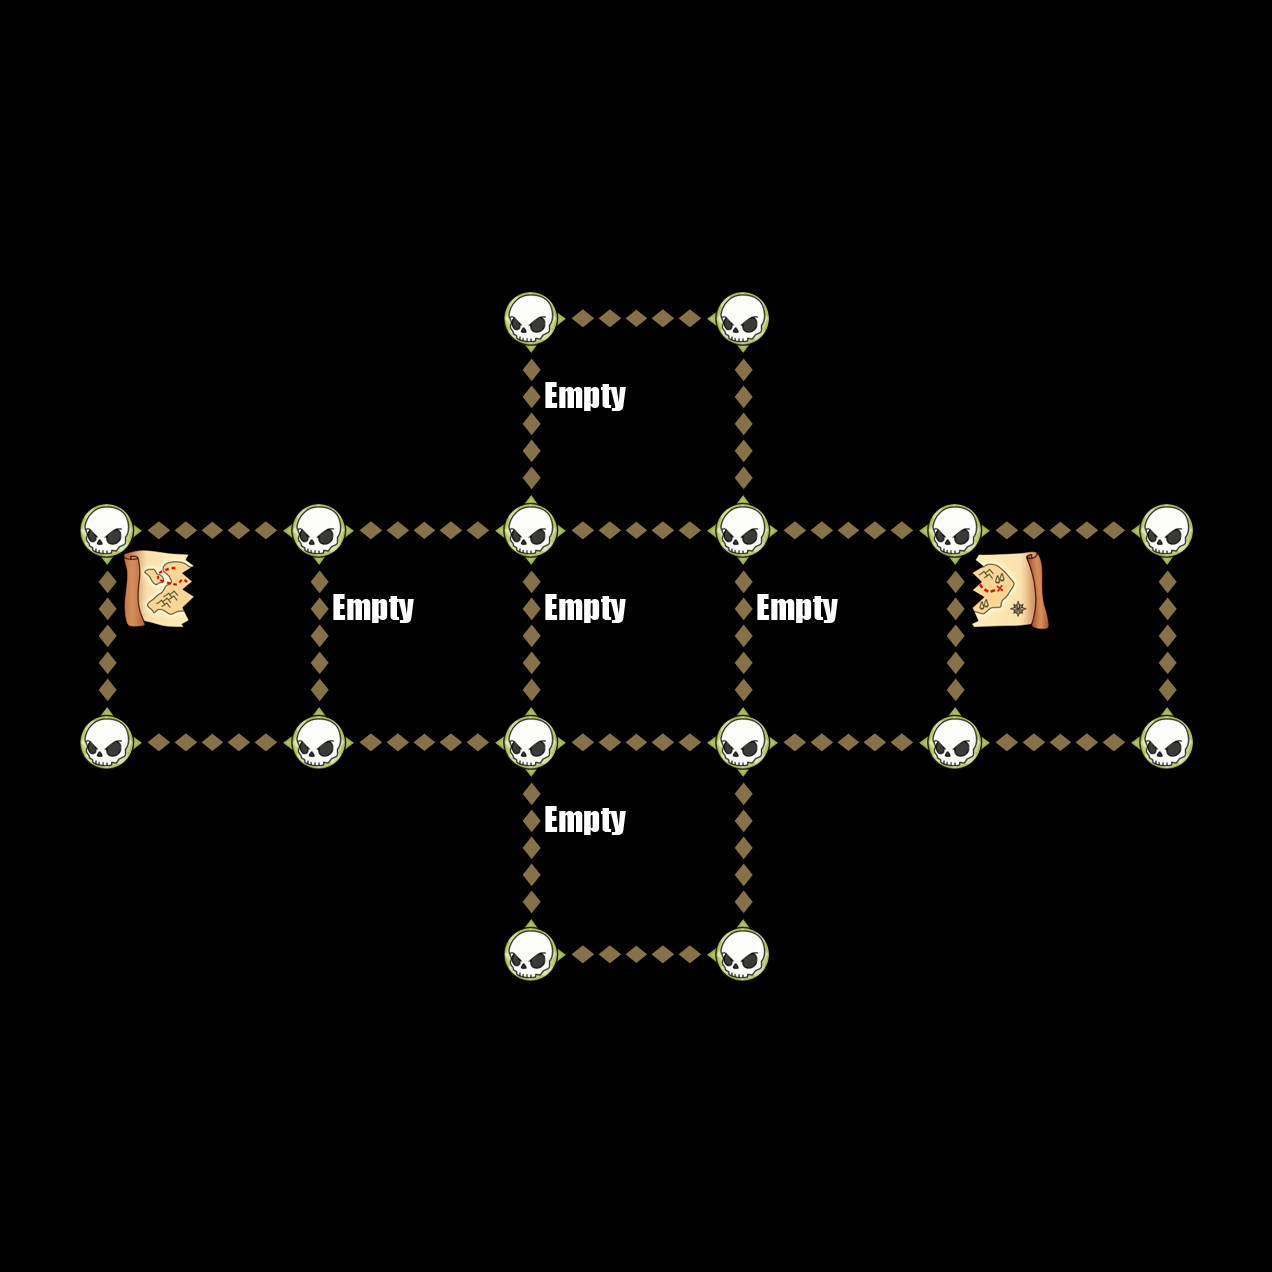

The image is a tile-based game level rendered from a .tmx file. Its description and source (layers, tilesets, objects; grid data summarised) follow:
An orthogonal 6x6 tile map with 212x212 px tiles, 6 tile layers (Down, Up, Left, Right, ...).

<map version="1.0" orientation="orthogonal" width="6" height="6" tilewidth="212" tileheight="212">
 <tileset firstgid="1" name="TileGraphic_Final-ipadhd" tilewidth="212" tileheight="212">
  <image source="TileGraphic_Final-ipadhd.png" width="636" height="1060" />
  <tile id="0">
   <properties>
    <property name="LineFilled" value="True" />
   </properties>
  </tile>
  <tile id="2">
   <properties>
    <property name="Item" value="TreasureBox" />
   </properties>
  </tile>
  <tile id="4">
   <properties>
    <property name="RowFilled" value="True" />
   </properties>
  </tile>
  <tile id="6">
   <properties>
    <property name="Item" value="CannonLeft" />
   </properties>
  </tile>
  <tile id="7">
   <properties>
    <property name="Item" value="ShipRight" />
   </properties>
  </tile>
  <tile id="8">
   <properties>
    <property name="Item" value="MapOne" />
   </properties>
  </tile>
  <tile id="9">
   <properties>
    <property name="Item" value="CannonRight" />
   </properties>
  </tile>
  <tile id="10">
   <properties>
    <property name="Item" value="ShipLeft" />
   </properties>
  </tile>
  <tile id="11">
   <properties>
    <property name="Item" value="MapTwo" />
   </properties>
  </tile>
  <tile id="12">
   <properties>
    <property name="Item" value="Empty" />
   </properties>
  </tile>
  <tile id="13">
   <properties>
    <property name="Item" value="Skull" />
   </properties>
  </tile>
  <tile id="14">
   <properties>
    <property name="Item" value="Fog" />
   </properties>
  </tile>
 </tileset>
 <layer name="Down" width="6" height="6">
  <data>[36 cells, 10 non-empty, 1 distinct tile ids]</data>
 </layer>
 <layer name="Up" width="6" height="6">
  <data>[36 cells, 10 non-empty, 1 distinct tile ids]</data>
 </layer>
 <layer name="Left" width="6" height="6">
  <data>[36 cells, 12 non-empty, 1 distinct tile ids]</data>
 </layer>
 <layer name="Right" width="6" height="6">
  <data>[36 cells, 12 non-empty, 1 distinct tile ids]</data>
 </layer>
 <layer name="Dots" width="6" height="6">
  <data>[36 cells, 16 non-empty, 1 distinct tile ids]</data>
 </layer>
 <layer name="Items" width="6" height="6">
  <data>[36 cells, 7 non-empty, 3 distinct tile ids]</data>
 </layer>
</map>
